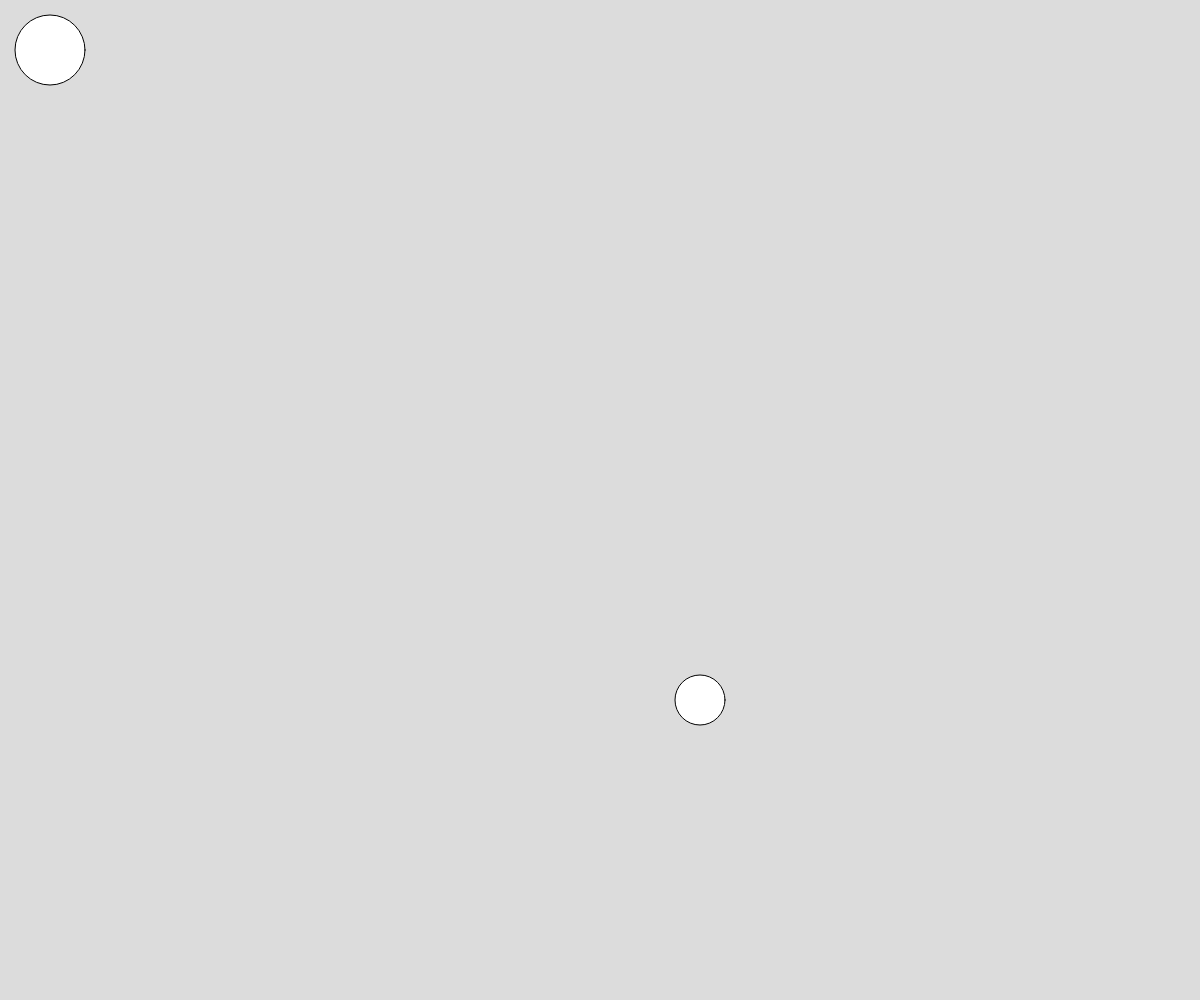
Frame 1 (no input)
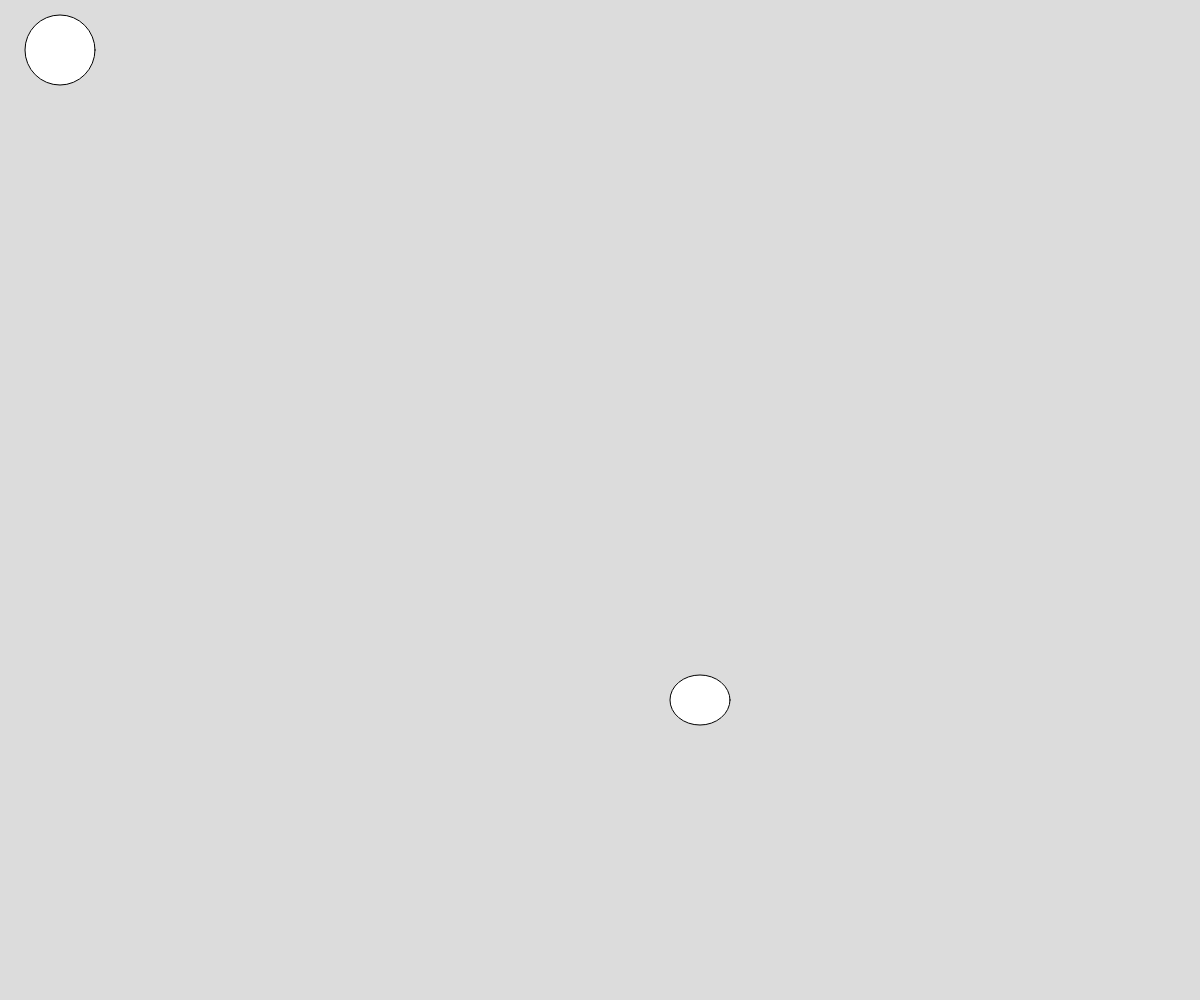
Frame 60 (no input)
Frame 120 (the mouse pressed at the canvas centre since frame 60): identical to frame 60, image omitted

The p5.js sketch that drew these frames (run headless with seeded random() and noise() and a simulated clock; from frame 60 on, the mouse is pressed at the canvas centre):

// p5.js sketch
// ── sketch.js
var xpos =50;
var ypos =50;
var xdir =5;
var ydir =5;

function setup() { 
  createCanvas(windowWidth, windowHeight);
} 

function draw() { 
  background(220);
	ellipse(xpos, ypos, 70,70);
	ellipse(700,700,xpos,ypos);
	xpos= xpos + xdir;
	if (xpos >= windowWidth || xpos <= 25);
	xpos = xpos + xdir;
	xdir = xdir * -1;
}
